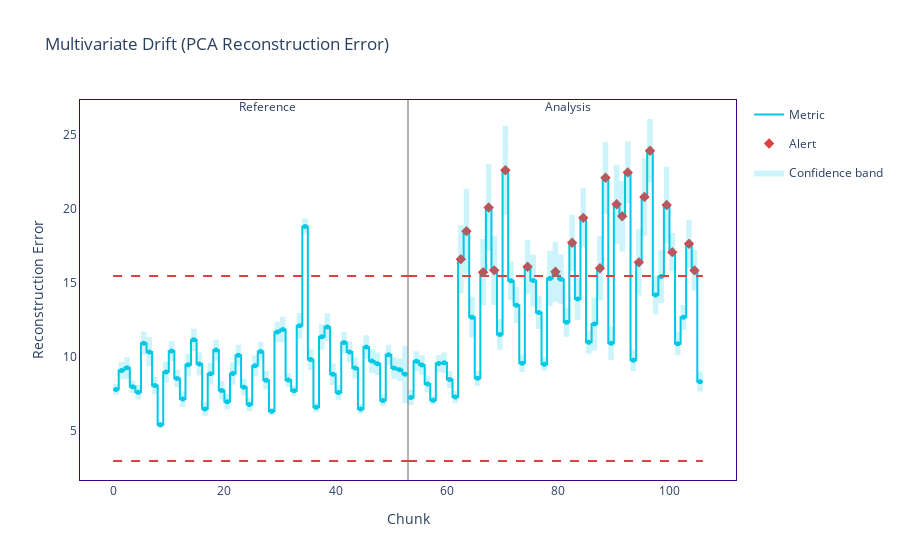

Here is the notebook cell this chart was saved with:
### Code cell
PemsBay_drift_detector = nml.DataReconstructionDriftCalculator(
    column_names=PemsBay_feature_names,
    chunk_size=500
).fit(reference_data=PemsBay_reference_set)

# Calculate drift results
PemsBay_drift_results = PemsBay_drift_detector.calculate(data=PemsBay_analysis_set)

# Visualize drift
PemsBay_drift_results_plot = PemsBay_drift_results.plot()
PemsBay_drift_results_plot.show()
